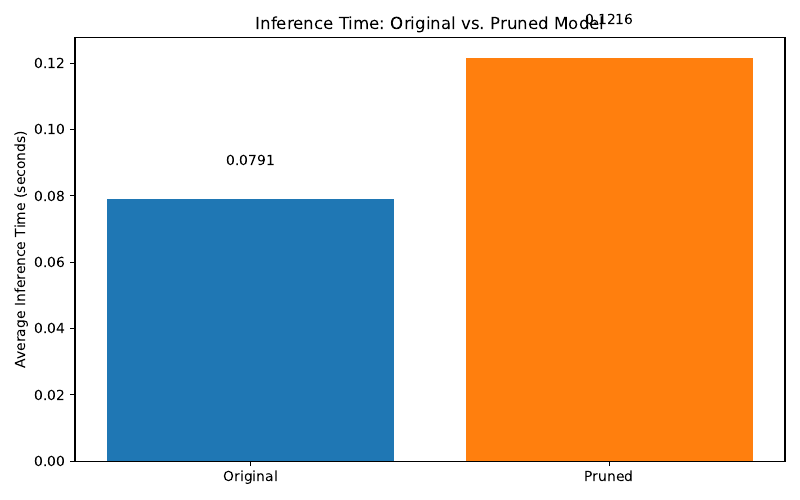

Write Python code to recreate this figure.
import torch
import matplotlib.pyplot as plt
from transformers import AutoModelForSequenceClassification, AutoTokenizer
import torch.nn.utils.prune as prune
import time

# Function to measure inference time
def measure_inference_time(model, inputs, iterations=10):
    times = []
    model.eval()
    with torch.no_grad():
        for _ in range(iterations):
            start_time = time.time()
            outputs = model(**inputs)
            end_time = time.time()
            times.append(end_time - start_time)
    return times

# Load model and tokenizer
model_name = "gtfintechlab/FOMC-RoBERTa"
tokenizer = AutoTokenizer.from_pretrained(model_name)
model = AutoModelForSequenceClassification.from_pretrained(model_name)
model.to('cpu')  # Move model to CPU

# Prepare the input
text = "The economic outlook has improved significantly in recent months."
inputs = tokenizer(text, return_tensors="pt")

# Measure original inference time
original_times = measure_inference_time(model, inputs)
original_avg_time = sum(original_times) / len(original_times)

# Prune the first attention layer's weights by 30%
parameters_to_prune = (
    (model.roberta.encoder.layer[0].attention.self.query, 'weight'),
    (model.roberta.encoder.layer[0].attention.self.key, 'weight'),
    (model.roberta.encoder.layer[0].attention.self.value, 'weight'),
)

for module, param in parameters_to_prune:
    prune.l1_unstructured(module, param, amount=0.3)

# Make pruning permanent
for module, param in parameters_to_prune:
    prune.remove(module, param)

# Measure pruned model inference time
pruned_times = measure_inference_time(model, inputs)
pruned_avg_time = sum(pruned_times) / len(pruned_times)

# Visualization
labels = ['Original', 'Pruned']
times = [original_avg_time, pruned_avg_time]
colors = ['#1f77b4', '#ff7f0e']

plt.figure(figsize=(8, 5))
plt.bar(labels, times, color=colors)
plt.ylabel('Average Inference Time (seconds)')
plt.title('Inference Time: Original vs. Pruned Model')
for i, v in enumerate(times):
    plt.text(i, v + 0.01, f"{v:.4f}", color='black', ha='center')
plt.tight_layout()
plt.savefig('pruning.pdf')
plt.show()

